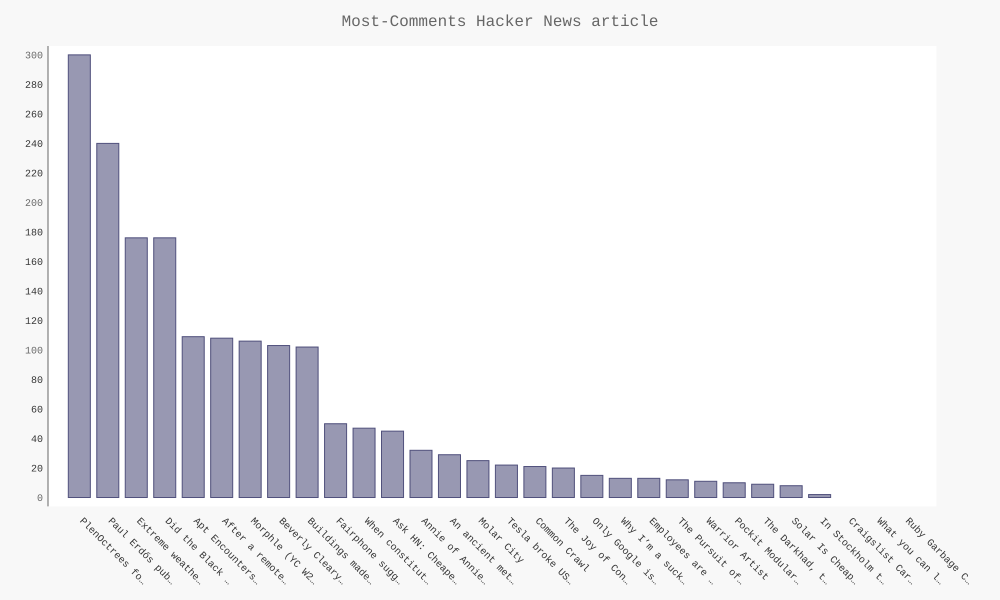

Here is the Python script that generated this plot:
import requests
import pygal

from pygal.style import LightColorizedStyle as LCS, LightenStyle as LS
from operator import itemgetter

# Cria lista dos eixos    
def createdAxios(repo_dicts):
  names, plot_dicts = [], []
  for repo_dict in repo_dicts:
    names.append(repo_dict['name'])
    plot_dict = {
      'value': repo_dict['stargazers_count'],
      'label': repo_dict['description'],
      'xlink': repo_dict['html_url']
    }
    plot_dicts.append(plot_dict)
  return {'names': names, 'plot_dicts': plot_dicts}

# Cria a visualização
def visualCreat(axios, languageName):
  my_style = LS('#333366', base_style=LCS)
  my_config = pygal.Config()
  my_config.x_label_rotation = 45
  my_config.show_legend = False
  my_config.title_font_size = 24
  my_config.label_font_size = 14
  my_config.major_label_font_size = 18
  my_config.truncate_label = 15
  my_config.show_y_guides = False
  my_config.width = 1000

  chart = pygal.Bar(my_config, style=my_style)
  chart.title = 'Most-Starred {} Projects on GitHub'.format(languageName)
  chart.x_labels = axios['names']

  plot_dicts = list(map(f, axios['plot_dicts']))

  chart.add('', plot_dicts)
  chart.render_to_file('{}.svg'.format(languageName))

#Faz uma chamada de API e armazena a resposta
url = 'https://hacker-news.firebaseio.com/v0/topstories.json'
response = requests.get(url)
print("Status code:", response.status_code)

# Processa informações sobre cada artido submetido
submission_ids = response.json()
submission_dicts = []
titles = []

for submission_id in submission_ids[:30]:
  # Cria uma chamada de API separada para cada artido submetido 
  url = ('https://hacker-news.firebaseio.com/v0/item/' + str(submission_id) + '.json')
  submission_response = requests.get(url)
  response_dict = submission_response.json()

  titles.append(response_dict['title'])
  submission_dict = {
    'label': response_dict['title'],
    'xlink': 'http://news.ycombinator.com/item?id=' + str(submission_id), 
    'value': response_dict.get('descendants', 0)
  }
  submission_dicts.append(submission_dict)

submission_dicts = sorted(submission_dicts, key=itemgetter('value'), reverse=True)

# Cria a visualização
my_style = LS('#333366', base_style=LCS)

my_config = pygal.Config()
my_config.x_label_rotation = 45
my_config.show_legend = False
my_config.title_font_size = 24
my_config.label_font_size = 14
my_config.major_label_font_size = 18
my_config.truncate_label = 15
my_config.show_y_guides = False
my_config.width = 1000

chart = pygal.Bar(my_config, style=my_style)
chart.title = 'Most-Comments Hacker News article'
chart.x_labels = titles

chart.add('', submission_dicts)
chart.render_to_file('exe_17-2.svg')
